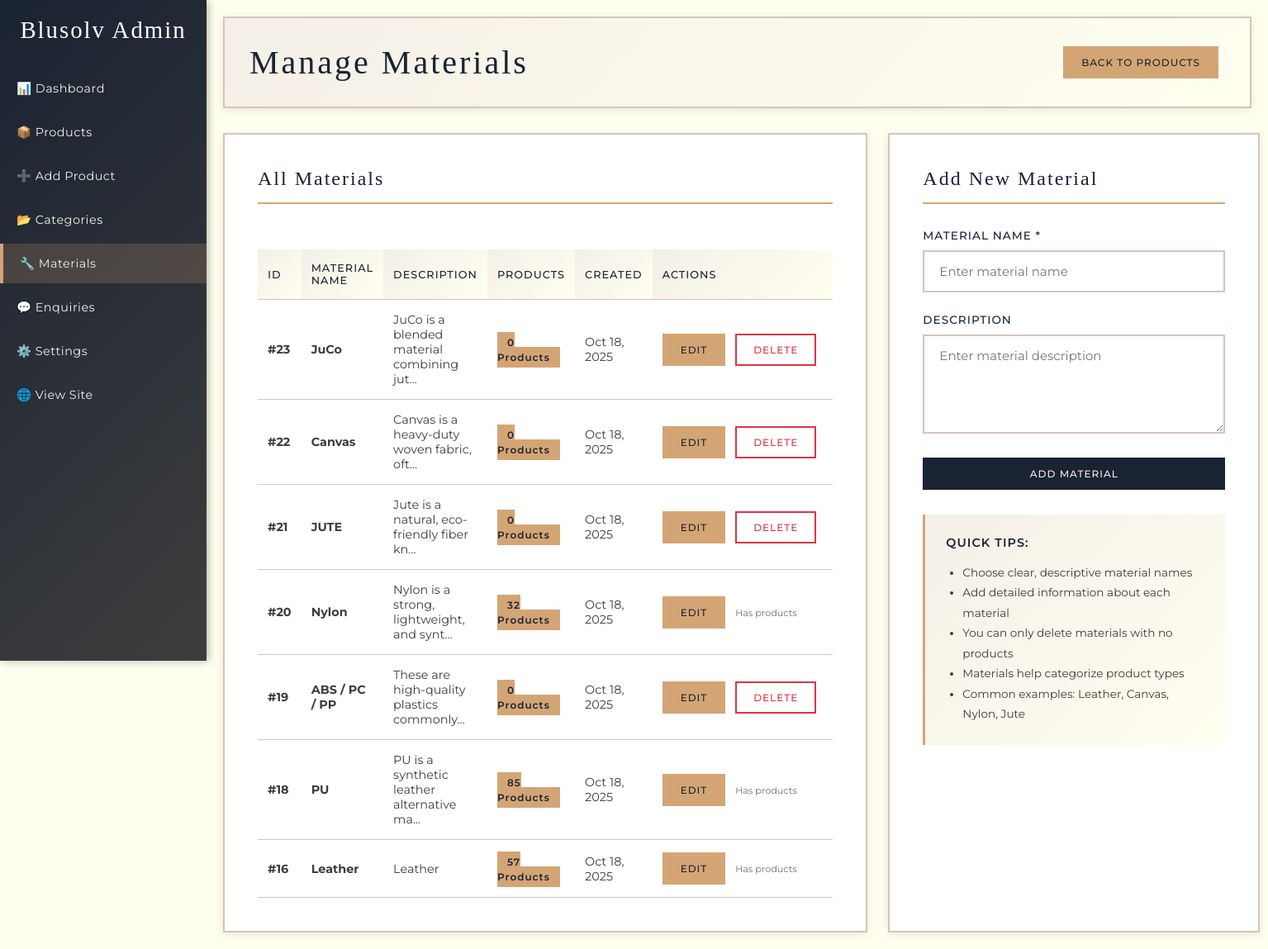
Page /admin/materials.php on the committed database.
### tables this page shows
CREATE TABLE `materials` (
  `id` int(11) NOT NULL,
  `material_name` varchar(100) NOT NULL,
  `material_slug` varchar(100) NOT NULL,
  `description` text DEFAULT NULL,
  `properties` text DEFAULT NULL,
  `status` enum('active','inactive') DEFAULT 'active',
  `created_at` timestamp NOT NULL DEFAULT current_timestamp(),
  `updated_at` timestamp NOT NULL DEFAULT current_timestamp() ON UPDATE current_timestamp()
);

### admin/materials.php (the view, shortened to what this page needs)
<?php
$host = 'localhost';
$username = 'blusolv_db';
$password = 'blusolv_db';
$database = 'blusolv_db';
$conn = new mysqli($host, $username, $password, $database);
$materials_sql = "SELECT m.*, COUNT(p.id) as product_count
                  FROM materials m
                  LEFT JOIN products p ON m.id = p.material_id AND p.status != 'deleted'
                  GROUP BY m.id
                  ORDER BY m.created_at DESC";
$materials_result = $conn->query($materials_sql);
?>
<!DOCTYPE html>
<html lang="en">
<head>
</head>
<body>
    <div class="sidebar">
        <h2>Blusolv Admin</h2>
        <ul>
            <li><a href="dashboard.php">📊 Dashboard</a></li>
            <li><a href="products.php">📦 Products</a></li>
            <li><a href="add_product.php">➕ Add Product</a></li>
            <li><a href="categories.php">📂 Categories</a></li>
            <li><a href="materials.php" class="active">🔧 Materials</a></li>
            <li><a href="enquiries.php">💬 Enquiries</a></li>
            <li><a href="settings.php">⚙️ Settings</a></li>
            <li><a href="../products.php" target="_blank">🌐 View Site</a></li>
        </ul>
    </div>
    <div class="main-content">
        <div class="header">
            <h1>Manage Materials</h1>
            <div>
                <a href="products.php" class="btn btn-info">Back to Products</a>
            </div>
        </div>
        <div class="content-grid">
            <div class="content-section">
                <h2 class="section-title">All Materials</h2>
                <?php if ($materials_result->num_rows > 0): ?>
                    <div style="overflow-x: auto;">
                        <table class="table">
                            <thead>
                                <tr>
                                    <th>ID</th>
                                    <th>Material Name</th>
                                    <th>Description</th>
                                    <th>Products</th>
                                    <th>Created</th>
                                    <th>Actions</th>
                                </tr>
                            </thead>
                            <tbody>
                                <?php while ($material = $materials_result->fetch_assoc()): ?>
                                    <tr>
                                        <td><strong>#<?php echo $material['id']; ?></strong></td>
                                        <td><strong><?php echo htmlspecialchars($material['material_name']); ?></strong></td>
                                        <td><?php echo htmlspecialchars(substr($material['description'], 0, 40)) . (strlen($material['description']) > 40 ? '...' : ''); ?></td>
                                        <td>
                                            <span class="product-count"><?php echo $material['product_count']; ?> Products</span>
                                        </td>
                                        <td><?php echo date('M j, Y', strtotime($material['created_at'])); ?></td>
                                        <td style="white-space: nowrap;">
                                            <a href="edit_material.php?id=<?php echo $material['id']; ?>" class="btn btn-info">Edit</a>
                                            <?php if ($material['product_count'] == 0): ?>
                                                <a href="materials.php?delete=1&id=<?php echo $material['id']; ?>"
                                                   class="btn btn-danger"
                                                   onclick="return confirm('Are you sure you want to delete this material?')">Delete</a>
                                            <?php else: ?>
                                                <span style="font-size: 0.7rem; color: var(--slate-grey);">Has products</span>
                                            <?php endif; ?>
                                        </td>
                                    </tr>
                                <?php endwhile; ?>
                            </tbody>
                        </table>
                    </div>
                <?php else: ?>
                    <div class="empty-state">
                        <p>No materials found. Add your first material using the form.</p>
                    </div>
                <?php endif; ?>
            </div>
            <div class="content-section">
                <h2 class="section-title">Add New Material</h2>
                <form method="POST">
                    <div class="form-group">
                        <label for="material_name">Material Name *</label>
                        <input type="text"
                               id="material_name"
                               name="material_name"
                               class="form-control"
                               required
                               placeholder="Enter material name">
                    </div>
                    <div class="form-group">
                        <label for="description">Description</label>
                        <textarea id="description"
                                  name="description"
                                  class="form-control"
                                  rows="4"
                                  placeholder="Enter material description"></textarea>
                    </div>
                    <button type="submit" class="btn btn-primary" style="width: 100%;">Add Material</button>
                </form>
                <div class="tips-box">
                    <h4>Quick Tips:</h4>
                    <ul>
                        <li>Choose clear, descriptive material names</li>
                        <li>Add detailed information about each material</li>
                        <li>You can only delete materials with no products</li>
                        <li>Materials help categorize product types</li>
                        <li>Common examples: Leather, Canvas, Nylon, Jute</li>
                    </ul>
                </div>
            </div>
        </div>
    </div>
</body>
</html>

### admin/materials.php (style rules this page uses)
:root { --deep-navy: #1a2332; --charcoal-grey: #3d3d3d; --champagne-gold: #d4a574; --cream-beige: #f4efe7; --soft-taupe: #d4c5b9; --ivory: #fffff0; --slate-grey: #6b7280; }
* { margin: 0; padding: 0; box-sizing: border-box; }
body { font-family: 'Montserrat', sans-serif; background-color: var(--ivory); color: var(--charcoal-grey); }
.sidebar { width: 250px; height: 100vh; background: linear-gradient(135deg, var(--deep-navy) 0%, var(--charcoal-grey) 100%); color: white; position: fixed; left: 0; top: 0; padding: 20px 0; box-shadow: 2px 0 10px rgba(0,0,0,0.3); overflow-y: auto; }
.sidebar h2 { text-align: center; margin-bottom: 30px; padding: 0 20px; font-family: 'Cormorant Garamond', serif; letter-spacing: 2px; font-weight: 400; font-size: 1.8rem; }
.sidebar ul { list-style: none; }
.sidebar ul li { margin-bottom: 5px; }
.sidebar ul li a { display: block; padding: 15px 20px; color: var(--cream-beige); text-decoration: none; transition: all 0.3s ease; font-size: 0.9rem; letter-spacing: 0.5px; }
.sidebar ul li a:hover, .sidebar ul li a.active { background-color: rgba(212, 165, 116, 0.2); border-left: 4px solid var(--champagne-gold); }
.main-content { margin-left: 250px; padding: 20px; }
.header { background: linear-gradient(135deg, var(--cream-beige) 0%, var(--ivory) 100%); padding: 30px; border-radius: 0; box-shadow: 0 2px 10px rgba(0,0,0,0.1); margin-bottom: 30px; display: flex; justify-content: space-between; align-items: center; border: 2px solid var(--soft-taupe); }
.header h1 { color: var(--deep-navy); font-family: 'Cormorant Garamond', serif; font-weight: 400; letter-spacing: 3px; font-size: 2.5rem; }
.content-grid { display: grid; grid-template-columns: 1fr 450px; gap: 25px; }
.content-section { background: white; padding: 40px; border-radius: 0; box-shadow: 0 2px 10px rgba(0,0,0,0.1); border: 2px solid var(--soft-taupe); }
.section-title { font-size: 1.5rem; margin-bottom: 30px; color: var(--deep-navy); border-bottom: 2px solid var(--champagne-gold); padding-bottom: 15px; font-family: 'Cormorant Garamond', serif; letter-spacing: 2px; font-weight: 400; }
.table { width: 100%; border-collapse: collapse; margin-top: 25px; }
.table th, .table td { padding: 15px 12px; text-align: left; border-bottom: 1px solid var(--soft-taupe); font-size: 0.9rem; }
.table th { background: linear-gradient(135deg, var(--cream-beige) 0%, var(--ivory) 100%); font-weight: 500; color: var(--deep-navy); text-transform: uppercase; letter-spacing: 1px; font-size: 0.8rem; }
.table tbody tr { transition: all 0.3s ease; }
.btn { padding: 10px 20px; border: 2px solid transparent; border-radius: 0; cursor: pointer; text-decoration: none; display: inline-block; font-size: 0.75rem; font-weight: 500; transition: all 0.3s ease; margin-right: 8px; letter-spacing: 1px; text-transform: uppercase; font-family: 'Montserrat', sans-serif; }
.btn-primary { background-color: var(--deep-navy); color: var(--cream-beige); border-color: var(--deep-navy); }
.btn-danger { background-color: transparent; color: #dc3545; border-color: #dc3545; }
.btn-info { background-color: var(--champagne-gold); color: var(--deep-navy); border-color: var(--champagne-gold); }
.form-group { margin-bottom: 25px; }
.form-group label { display: block; margin-bottom: 10px; font-weight: 500; color: var(--deep-navy); font-size: 0.85rem; letter-spacing: 1px; text-transform: uppercase; }
.form-control { width: 100%; padding: 14px 18px; border: 2px solid var(--soft-taupe); border-radius: 0; font-size: 15px; font-family: 'Montserrat', sans-serif; background: white; color: var(--charcoal-grey); transition: all 0.3s ease; }
textarea.form-control { resize: vertical; min-height: 120px; }
.product-count { background-color: var(--champagne-gold); color: var(--deep-navy); padding: 5px 12px; border-radius: 0; font-size: 0.75rem; font-weight: 600; letter-spacing: 1px; }
.tips-box { padding: 25px; background: linear-gradient(135deg, var(--cream-beige) 0%, var(--ivory) 100%); border-radius: 0; margin-top: 30px; border-left: 3px solid var(--champagne-gold); }
.tips-box h4 { margin-bottom: 15px; color: var(--deep-navy); font-size: 0.9rem; letter-spacing: 1px; text-transform: uppercase; font-family: 'Montserrat', sans-serif; font-weight: 600; }
.tips-box ul { margin-left: 20px; color: var(--charcoal-grey); line-height: 1.8; font-size: 0.85rem; }

### rows in the picture
materials: id "23", material_name "JuCo", description "JuCo is a blended material combining jut", product_count "0", created_at "Oct 18, 2025"
materials: id "22", material_name "Canvas", description "Canvas is a heavy-duty woven fabric, oft", product_count "0", created_at "Oct 18, 2025"
materials: id "21", material_name "JUTE", description "Jute is a natural, eco-friendly fiber kn", product_count "0", created_at "Oct 18, 2025"
materials: id "20", material_name "Nylon", description "Nylon is a strong, lightweight, and synt", product_count "32", created_at "Oct 18, 2025", shows "Has products"
materials: id "19", material_name "ABS / PC / PP", description "These are high-quality plastics commonly", product_count "0", created_at "Oct 18, 2025"
materials: id "18", material_name "PU", description "PU is a synthetic leather alternative ma", product_count "85", created_at "Oct 18, 2025", shows "Has products"
materials: id "16", material_name "Leather", description "Leather", product_count "57", created_at "Oct 18, 2025", shows "Has products"
